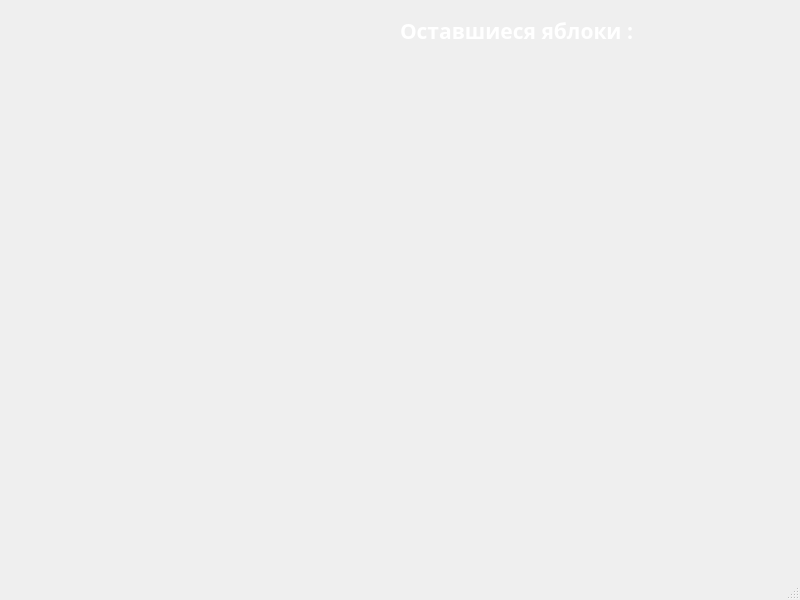
<?xml version="1.0" encoding="UTF-8"?>
<ui version="4.0">
 <class>Snake</class>
 <widget class="QMainWindow" name="Snake">
  <property name="geometry">
   <rect>
    <x>0</x>
    <y>0</y>
    <width>800</width>
    <height>600</height>
   </rect>
  </property>
  <property name="windowTitle">
   <string>MainWindow</string>
  </property>
  <widget class="QWidget" name="centralwidget">
   <widget class="QLabel" name="label_2">
    <property name="geometry">
     <rect>
      <x>740</x>
      <y>10</y>
      <width>51</width>
      <height>41</height>
     </rect>
    </property>
    <property name="font">
     <font>
      <family>Arial Black</family>
      <pointsize>16</pointsize>
      <weight>75</weight>
      <bold>true</bold>
     </font>
    </property>
    <property name="styleSheet">
     <string notr="true">QLabel{color:  white;}</string>
    </property>
    <property name="text">
     <string/>
    </property>
   </widget>
   <widget class="QLabel" name="label">
    <property name="geometry">
     <rect>
      <x>400</x>
      <y>10</y>
      <width>331</width>
      <height>41</height>
     </rect>
    </property>
    <property name="font">
     <font>
      <family>Arial Black</family>
      <pointsize>16</pointsize>
      <weight>75</weight>
      <bold>true</bold>
     </font>
    </property>
    <property name="styleSheet">
     <string notr="true">QLabel{color:  white;}</string>
    </property>
    <property name="text">
     <string>Оставшиеся яблоки :</string>
    </property>
   </widget>
  </widget>
  <widget class="QMenuBar" name="menubar">
   <property name="geometry">
    <rect>
     <x>0</x>
     <y>0</y>
     <width>800</width>
     <height>26</height>
    </rect>
   </property>
  </widget>
  <widget class="QStatusBar" name="statusbar"/>
 </widget>
 <resources/>
 <connections/>
</ui>
